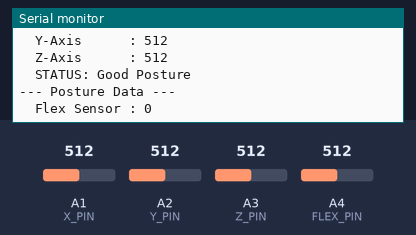
Recording of a sketch running on a simulated Arduino Uno, built with avr-gcc and run on an emulated ATmega328P. Parts: the last lines printed to the serial monitor. The test bench sets the inputs (shaded band); at power-on: A4 (FLEX_PIN) = 512, A1 (X_PIN) = 512, A2 (Y_PIN) = 512, A3 (Z_PIN) = 512.

Above: at 2.6 s.
2.7 s: A4 (FLEX_PIN) set to 798
At 2.93 s:
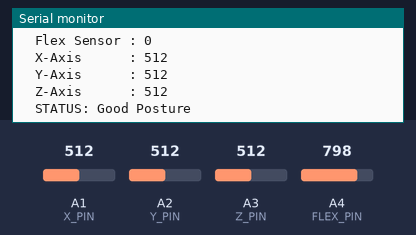
5.7 s: A4 (FLEX_PIN) set to 824
At 6.43 s:
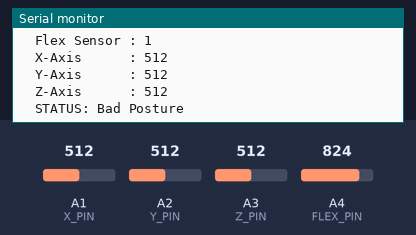

Measured:
- the behaviour switches between 812 and 813 on A4 (FLEX_PIN) (found by bisection; images 1 and 2)
- after the input at 5.7 s, the serial monitor: prints a new line after 0.39 s (image 2)

The sketch:

posture_monitor.ino
```cpp
/*
 * Smart Posture Monitor
 * Arduino UNO + flex sensor (SEN-08606) + ADXL335 accelerometer + HC-05 Bluetooth
 *
 * Reads the flex sensor and accelerometer, decides whether the wearer is
 * slouching, and sends the readings and status over Bluetooth to a
 * serial terminal app on the phone.
 *
 * Wiring:
 *   Flex sensor pin 1 -> 5V
 *   Flex sensor pin 2 -> A4, and through a 10K resistor to GND
 *   ADXL335 X_OUT     -> A1
 *   ADXL335 Y_OUT     -> A2
 *   ADXL335 Z_OUT     -> A3
 *   HC-05 RXD         -> D4
 *   HC-05 TXD         -> D5
 */

#include <SoftwareSerial.h>

// ---- Pins ----
const int FLEX_PIN = A4;
const int X_PIN    = A1;
const int Y_PIN    = A2;
const int Z_PIN    = A3;
const int BT_RX    = 5;   // Arduino receives on D5 (HC-05 TXD)
const int BT_TX    = 4;   // Arduino sends on D4    (HC-05 RXD)

SoftwareSerial bluetooth(BT_RX, BT_TX);

// ---- Posture settings ----
// Bend is measured as the change from the upright reading taken at startup,
// so upright is 0 and the value grows as the sensor bends.
const int BEND_THRESHOLD = 300;
const int SAMPLES = 10;
const unsigned long REPORT_INTERVAL_MS = 500;

int flexBaseline = 0;
unsigned long lastReport = 0;

int readAverage(int pin) {
  long sum = 0;
  for (int i = 0; i < SAMPLES; i++) {
    sum += analogRead(pin);
    delay(2);
  }
  return sum / SAMPLES;
}

void calibrate() {
  // Sit upright and stay still while this runs.
  long sum = 0;
  for (int i = 0; i < 20; i++) {
    sum += readAverage(FLEX_PIN);
    delay(50);
  }
  flexBaseline = sum / 20;
}

void sendLine(const String& line) {
  bluetooth.println(line);
  Serial.println(line);
}

void setup() {
  Serial.begin(9600);
  bluetooth.begin(9600);   // HC-05 default baud rate

  sendLine("Calibrating. Sit upright...");
  calibrate();
  sendLine("Ready.");
}

void loop() {
  if (millis() - lastReport < REPORT_INTERVAL_MS) return;
  lastReport = millis();

  int bend = abs(flexBaseline - readAverage(FLEX_PIN));
  int x = readAverage(X_PIN);
  int y = readAverage(Y_PIN);
  int z = readAverage(Z_PIN);

  bool slouching = bend > BEND_THRESHOLD;

  sendLine("--- Posture Data ---");
  sendLine("  Flex Sensor : " + String(slouching ? 1 : 0));
  sendLine("  X-Axis      : " + String(x));
  sendLine("  Y-Axis      : " + String(y));
  sendLine("  Z-Axis      : " + String(z));
  sendLine(slouching ? "  STATUS: Bad Posture" : "  STATUS: Good Posture");
  sendLine("");
}
```
